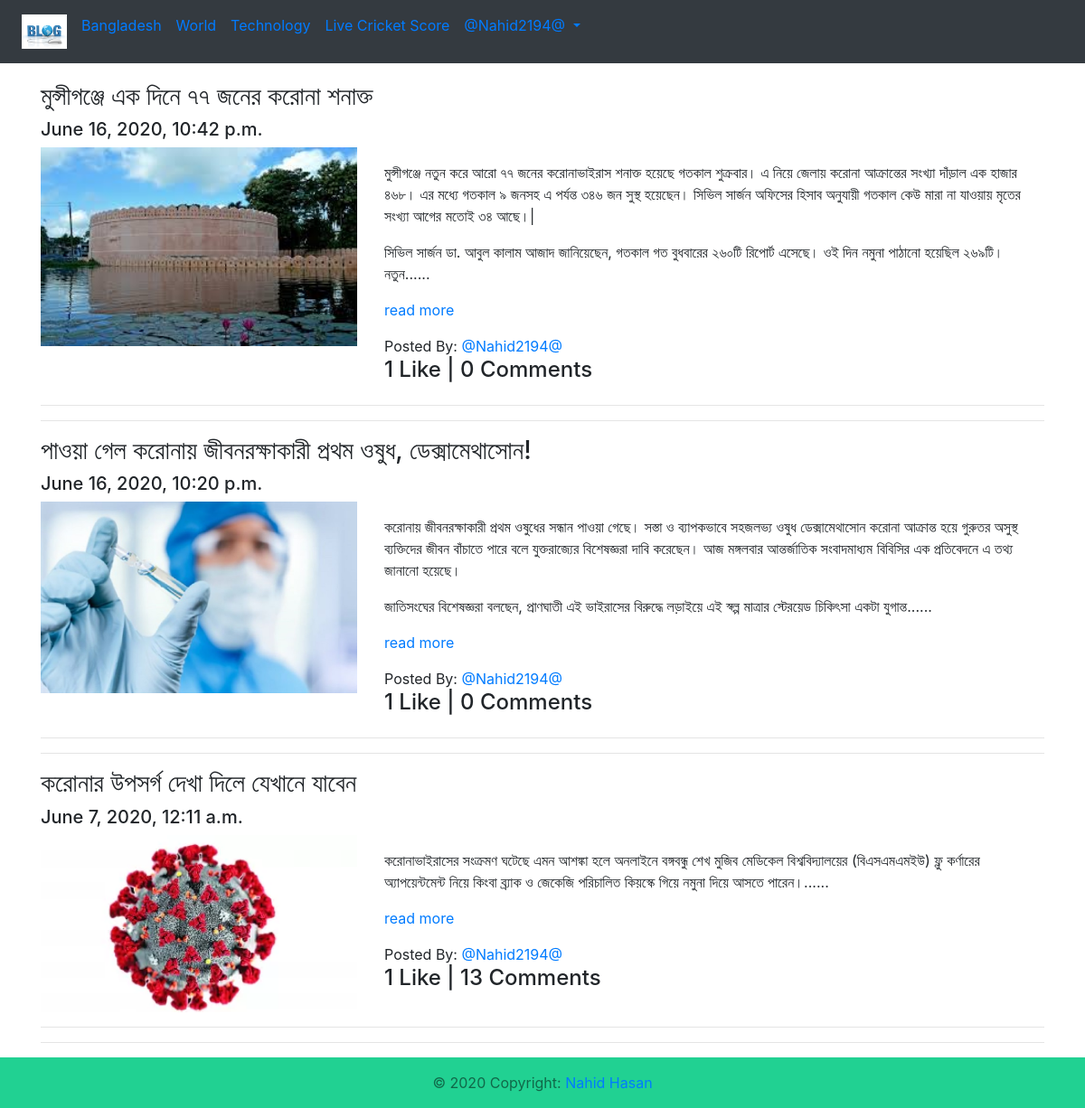
Screenshot of /blog/ (signed in) with the database file from the repository.
### Blog_App/models.py (models this page shows, shortened)
class Blog(models.Model):
    author = models.ForeignKey(User,on_delete=models.CASCADE,related_name='post_author')
    blog_title= models.CharField(max_length=264,verbose_name='Put a Title')
    slug = models.SlugField(max_length=264,unique=True)
    blog_content = models.TextField(verbose_name='What is Your mind')
    blog_image = models.ImageField(upload_to='blog_images',verbose_name='Image',blank=False)
    publish_date = models.DateTimeField(auto_now_add=True)
    update_date = models.DateTimeField(auto_now=True)
    class Meta:
       ordering = ('-publish_date',)

### Blog_App/views.py (the view)
# urls.py: path('',views.BlogList.as_view(),name='blog_list'),
class BlogList(ListView):
    context_object_name = 'blogs'
    model = Blog
    template_name = 'Blog_App/blog_list.html'

### Blog_App/templatetags/custom_filters.py (called while the page is built)
def range_filter(value):
    return value[0:400] + "......"

### templates/Blog_App/blog_list.html (shortened to what this page needs)
{% extends 'base.html' %}
{% load custom_filters %}
{% block body_block %}
{% for blog in blogs %}
<h3>{{ blog.blog_title }}</h3>
<h5>{{ blog.publish_date}}</h5>
<div class="row">
  <div class="col-sm-4">
    <img src="/media/{{blog.blog_image}}" width="100%" alt="{{ blog.blog_title}}" title="{{ blog.blog_title}}">
  </div>
  <br>
  <div class="col-sm-8">
    <p>{{ blog.blog_content|range_filter|linebreaks }}<a href="{% url 'Blog_App:blog_details' slug=blog.slug %}">read more</a> </p>
    Posted By: <a href="{% url 'Login_App:profile'%}">@{{blog.author}}</a>
    <h4>{{blog.blog_like.count}} Like | {{blog.blog_comment.count}} Comments</h4>
  </div>
</div>
<hr>
<hr>
{% endfor %}
{% endblock %}

### templates/base.html (shortened to what this page needs)
<!DOCTYPE html>
<html lang="en" dir="ltr">
<head>
<link rel="stylesheet" href="https://maxcdn.bootstrapcdn.com/bootstrap/4.4.1/css/bootstrap.min.css">
 <link href="https://maxcdn.bootstrapcdn.com/font-awesome/4.7.0/css/font-awesome.min.css" rel="stylesheet">
</head>
<body>
<nav class="navbar navbar-expand-sm navbar-primary bg-dark">
<ul class="navbar-nav">
<li class="nav-item active">
 <a class="nav-link" href="{% url 'index' %}"><img src="/media/logo.png" width='50px'></a>
</li>
<li class="nav-item active" >
 <a class="nav-link" href="#"  >Bangladesh</a>
</li>
<li class="nav-item active" >
 <a class="nav-link" href="#">World</a>
</li>
<li class="nav-item active" >
 <a class="nav-link" href="#">Technology</a>
</li>
<li class="nav-item active" >
 <a class="nav-link" href="#">Live Cricket Score</a>
</li>
{% if user.is_authenticated %}
<div class="nav-item dropdown">
  <a class="nav-link dropdown-toggle" href="#" id="navbardrop" data-toggle="dropdown">
          @{{user.username}}
  </a>
{% endif %}
</ul>
</nav>
<div class="container" style="padding-top:20px">
{% block body_block %}
{% endblock %}
</div>
<footer class="page-footer font-small blue-grey lighten-5">
  <div style="background-color: #21d192;">
    <div class="container">
       <div class="footer-copyright text-center text-black-50 py-3">© 2020 Copyright:
    <a class="dark-grey-text" href="#"> Nahid Hasan</a>
  </div>
      </div>
    </div>
</footer>
</body>
</html>

### rows the page displays
Blog: blog_title "মুন্সীগঞ্জে এক দিনে ৭৭ জনের করোনা শনাক্ত", publish_date "June 16, 2020, 10:42 p.m.", blog_image (picture), blog_content|range_filter "মুন্সীগঞ্জে নতুন করে আরো ৭৭ জনের করোনাভাইরাস শনাক্ত হয়েছে গতকাল শুক্রবার। এ নিয়ে জেলায় করোনা আক্রান্তের সংখ্যা দাঁড়াল এক হাজার ৪৬৮। এর মধ্যে গতকাল ৯ জনসহ এ পর্যন্ত ৩৪৬ জন সুস্থ হয়েছেন। সিভিল সার্জন অফিসের হিসাব অনুযায়ী গতকাল কেউ মারা না যাওয়ায় মৃতের সংখ্যা আগের মতোই ৩৪ আছে।| সিভিল সার্জন ডা. আবুল কালাম আজাদ জানিয়েছেন, গতকাল গত বুধবারের ২৬০টি রিপোর্ট এসেছে। ওই দিন নমুনা পাঠানো হয়েছিল ২৬৯টি। নতুন......", author "Nahid2194@", blog_like.count "1", blog_comment.count "0"
Blog: blog_title "পাওয়া গেল করোনায় জীবনরক্ষাকারী প্রথম ওষুধ, ডেক্সামেথাসোন!", publish_date "June 16, 2020, 10:20 p.m.", blog_image (picture), blog_content|range_filter "করোনায় জীবনরক্ষাকারী প্রথম ওষুধের সন্ধান পাওয়া গেছে। সস্তা ও ব্যাপকভাবে সহজলভ্য ওষুধ ডেক্সামেথাসোন করোনা আক্রান্ত হয়ে গুরুতর অসুস্থ ব্যক্তিদের জীবন বাঁচাতে পারে বলে যুক্তরাজ্যের বিশেষজ্ঞরা দাবি করেছেন। আজ মঙ্গলবার আন্তর্জাতিক সংবাদমাধ্যম বিবিসির এক প্রতিবেদনে এ তথ্য জানানো হয়েছে। জাতিসংঘের বিশেষজ্ঞরা বলছেন, প্রাণঘাতী এই ভাইরাসের বিরুদ্ধে লড়াইয়ে এই স্বল্প মাত্রার স্টেরয়েড চিকিৎসা একটা যুগান্ত......", author "Nahid2194@", blog_like.count "1", blog_comment.count "0"
Blog: blog_title "করোনার উপসর্গ দেখা দিলে যেখানে যাবেন", publish_date "June 7, 2020, 12:11 a.m.", blog_image (picture), blog_content|range_filter "করোনাভাইরাসের সংক্রমণ ঘটেছে এমন আশঙ্কা হলে অনলাইনে বঙ্গবন্ধু শেখ মুজিব মেডিকেল বিশ্ববিদ্যালয়ের (বিএসএমএমইউ) ফ্লু কর্ণারের অ্যাপয়েন্টমেন্ট নিয়ে কিংবা ব্র্যাক ও জেকেজি পরিচালিত কিয়স্কে গিয়ে নমুনা দিয়ে আসতে পারেন।......", author "Nahid2194@", blog_like.count "1", blog_comment.count "13"

### other values shown
{{ user.username }} "Nahid2194@"
